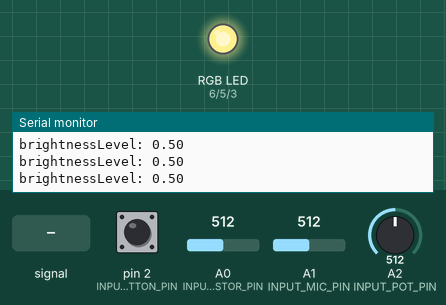
This sketch was run on a simulated Arduino Uno, built with avr-gcc and run on an emulated ATmega328P. Parts: an RGB LED mixed from three pins (HIGH = lit), the last lines printed to the serial monitor. The inputs (shaded band) are chosen by the test bench; at power-on: pin 2 (INPUT_BUTTON_PIN) HIGH, A2 (INPUT_POT_PIN) = 512, A0 (INPUT_PHOTORESISTOR_PIN) = 512, A1 (INPUT_MIC_PIN) = 512.

Above: at 1.06 s.
1.3 s: pin 2 (INPUT_BUTTON_PIN) pulled LOW for 0.15 s
At 2.0 s:
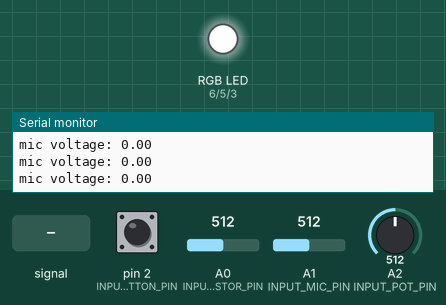
3.0 s: A1 (INPUT_MIC_PIN) fed a 2 Hz sine of ±306 counts around its level
6.0 s: pin 2 (INPUT_BUTTON_PIN) pulled LOW for 1 s
8.9 s: A2 (INPUT_POT_PIN) set to 528
At 9.6 s:
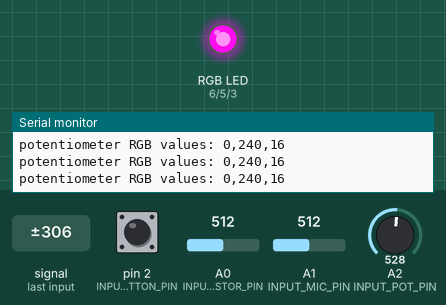
10.4 s: A2 (INPUT_POT_PIN) set to 511
At 11.6 s:
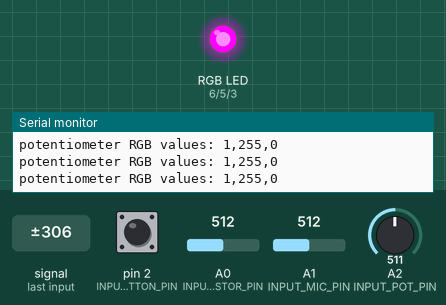
11.9 s: A2 (INPUT_POT_PIN) set to 306
At 12.7 s:
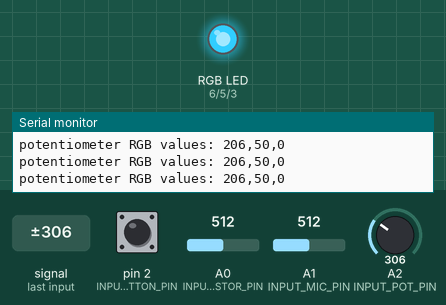
Timing chart, 0 to 14.4 s (numbered marks = the images above; inputs shaded):
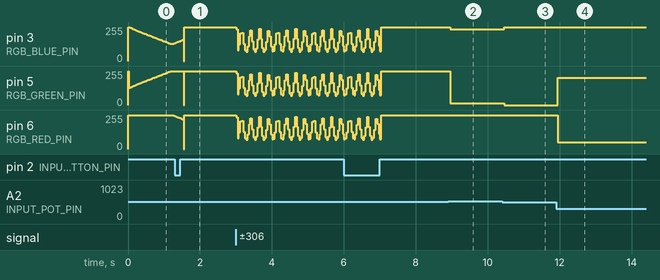

The sketch:

nite_light.ino
```cpp
const boolean COMMON_ANODE = true;

const int RGB_RED_PIN = 6;
const int RGB_GREEN_PIN = 5;
const int RGB_BLUE_PIN = 3;
const int DELAY_MS = 20;  // delay in ms between changing colors
const int MAX_COLOR_VALUE = 255;

enum RGB {
  RED,
  GREEN,
  BLUE,
  NUM_COLORS
};

int _rgbLedValues[] = { 0, 255, 0 };  // Red, Green, Blue
enum RGB _curFadingUpColor = GREEN;
enum RGB _curFadingDownColor = RED;
const int FADE_STEP = 5;
int lastCrossfadeTime = 0;

// Button
const int INPUT_BUTTON_PIN = 2;
const int DEBOUNCE_WINDOW = 40; // in milliseconds
int _prevRawButtonVal = HIGH;  //starts high because using pull-up resistor
int _debouncedButtonVal = HIGH;
unsigned long _buttonStateChangeTimestamp = 0;  // the last time the input pin was toggled
int _buttonMode = 0;

// Photoresistor
const int INPUT_PHOTORESISTOR_PIN = A0;

// Microphone
const int INPUT_MIC_PIN = A1;
const int MAX_ANALOG_IN = 1024;
const int MAX_ANALOG_OUT = 255;
const int MIC_SAMPLE_WINDOW = 40; // in milliseconds
unsigned long _lastMicrophoneRead;
int _micSignalMax = 0;
int _micSignalMin = 1024;

// Potentiometer
const int INPUT_POT_PIN = A2;

// Serial in buffer
const int BUFFER_SIZE = 12;
char serialBuffer[BUFFER_SIZE] = "\0";

void setup() {
  // Turn on Serial so we can verify expected colors via Serial Monitor
  Serial.begin(9600);

  // Setup button input and starting mode
  pinMode(INPUT_BUTTON_PIN, INPUT_PULLUP); // Set the button pin as INPUT with internal pull-up resistor
  _buttonMode = 0;

  // Setup RGB LED
  pinMode(RGB_RED_PIN, OUTPUT);
  pinMode(RGB_GREEN_PIN, OUTPUT);
  pinMode(RGB_BLUE_PIN, OUTPUT);

  // Set initial color and timing window
  setColor(_rgbLedValues[RED], _rgbLedValues[GREEN], _rgbLedValues[BLUE], 0);
  lastCrossfadeTime = millis();

  // Setup mic input and timing window
  pinMode(INPUT_MIC_PIN, INPUT);
  _lastMicrophoneRead = millis();
}

void loop() {
  // Evaluate button mode
  readButtonMode();
  crossfadeLed(_buttonMode == 0);
  readMicrophone(_buttonMode == 1);
  readPotentiometer(_buttonMode == 2);
  readSerialInput(_buttonMode == 3);
}

void readSerialInput(bool enabled) {
  if(!enabled) {
    return;
  }

  if (Serial.available() > 0) {
    // Read the incoming serial data
    char incomingChar = Serial.read();

    // If end of line, parse entire buffer
    if(incomingChar == '\n'){
      if (validateSerialBufferHexCode()) {
        Serial.print("Valid hex code received: ");
        Serial.println(serialBuffer);
        setHexColor();
      } else {
        Serial.print("Invalid input. Expected 6 digit hex code, received: ");
        Serial.println(serialBuffer);
      }

      serialBuffer[0] = '\0'; // Assign an empty string
    } else {
      appendChar(incomingChar) ;
    }
  }
}

void setHexColor() {
  // Convert hex code to RGB values
  unsigned long colorValue;
  sscanf(serialBuffer, "%lx", &colorValue);

  // Extract red, green, and blue components
  int red = (colorValue >> 16) & 0xFF;
  int green = (colorValue >> 8) & 0xFF;
  int blue = colorValue & 0xFF;
  Serial.print("R:");
  Serial.print(red);
  Serial.print(" G:");
  Serial.print(green);
  Serial.print(" B:");
  Serial.println(blue);

  // Set the color on the GRB LED
  setColor(red, green, blue, 1.0);
}

bool validateSerialBufferHexCode() {
  // Validate input length and '0x' prefix
  if(strlen(serialBuffer) != 8 || serialBuffer[0] != '0' && serialBuffer[1] != 'x' && serialBuffer[1] != 'X') {
    return false;
  }

  // Validate input is 0-9a-fA-F
  for(int i = 2; i < 8; i++){
    if(!((serialBuffer[i] >= 'a' && serialBuffer[i] <= 'f') ||
         (serialBuffer[i] >= 'A' && serialBuffer[i] <= 'F') ||
         (serialBuffer[i] >= '0' && serialBuffer[i] <= '9'))) {
      return false;
    }
  }

  return true;
}

void appendChar(char newChar) {
  int currentLength = strlen(serialBuffer);

  // Check if there is enough space to append the character
  if (currentLength < BUFFER_SIZE - 1) {
    serialBuffer[currentLength] = newChar;
    serialBuffer[currentLength + 1] = '\0'; // Null-terminate the string
  } else {
    // Handle the case where the buffer is full
    Serial.println("Buffer is full, cannot append more characters.");
  }
}

void readPotentiometer(bool enabled) {
  if(!enabled) {
    return;
  }

  int potReading = analogRead(INPUT_POT_PIN);
  int redValue = 0;
  int greenValue = 0;
  int blueValue = 0;

  // Set color based on potentiometer reading
  // red peaks at 255, green peaks at 512, blue peaks at 768, 0 and 1024 have zero led output.
  if(potReading < 256) {
    redValue = potReading;
  } else if(potReading < 512) {
    redValue = 256 - (potReading - 256);
    greenValue = potReading - 256;
  } else if(potReading < 768) {
    greenValue = 256 - (potReading - 512);
    blueValue = potReading - 512;
  } else {
    blueValue = 256 - (potReading - 768);
  }

  Serial.print("potentiometer RGB values: ");
  Serial.print(redValue);
  Serial.print(",");
  Serial.print(greenValue);
  Serial.print(",");
  Serial.println(blueValue);

  setColor(redValue, greenValue, blueValue, 1.0);
}

void readMicrophone(bool enabled) {
  if(!enabled) {
    return;
  }

  // Set min and max reading during the last timing window
  unsigned long curMillis = millis();
  if(curMillis - _lastMicrophoneRead < MIC_SAMPLE_WINDOW) {
    int soundLevel = analogRead(INPUT_MIC_PIN);
    if(soundLevel < 1024) {
      if(soundLevel > _micSignalMax) {
        _micSignalMax = soundLevel;
      }
      if(soundLevel < _micSignalMin) {
        _micSignalMin = soundLevel;
      }
    }
  } else {
    // Gather readings from current timing window
    unsigned int peakToPeak = _micSignalMax - _micSignalMin;
    double volts = (peakToPeak * 5.0) / 1024;
    Serial.print("mic voltage: ");
    Serial.println(volts);
    // Constrain brightness to just 0.0-1.0V of the reading so light is more sensitive at lower volumes
    double brightness = constrain(volts, 0, 1.0);
    setColor(255, 255, 255, brightness);

    // Reset state for next timing window
    _lastMicrophoneRead = curMillis;
    _micSignalMax = 0;
    _micSignalMin = 1024;
  }
}

void readButtonMode() {
  // Assume a pull-down resistor button configuration so button will be HIGH when pressed and LOW when not pressed
  int rawButtonVal = digitalRead(INPUT_BUTTON_PIN);

  // Grab timestamp of button state change
  if(rawButtonVal != _prevRawButtonVal) {
    _buttonStateChangeTimestamp = millis();
  }

  // Steady state if button hasn't changed during debounce window
  if((millis() - _buttonStateChangeTimestamp) >= DEBOUNCE_WINDOW) {
    // Transition mode during button release
    if(rawButtonVal == HIGH && _debouncedButtonVal == LOW) {
      _buttonMode = (_buttonMode + 1) % 4;
      Serial.print("_buttonMode: ");
      Serial.println(_buttonMode);

      // No serial input yet, so zero LED
      if(_buttonMode == 3) {
        setColor(0,0,0,0.0);
      }
    }

    _debouncedButtonVal = rawButtonVal;
  }
  _prevRawButtonVal = rawButtonVal;
}

void crossfadeLed(bool enabled) {
  if(!enabled) {
    return;
  }

  int curTime = millis();
  if(curTime - lastCrossfadeTime < 20) {
    return;
  }

  lastCrossfadeTime = curTime;

  // Increment and decrement the RGB LED values for the current
  // fade up color and the current fade down color
  _rgbLedValues[_curFadingUpColor] += FADE_STEP;
  _rgbLedValues[_curFadingDownColor] -= FADE_STEP;

  // Check to see if we've reached our maximum color value for fading up
  // If so, go to the next fade up color (we go from RED to GREEN to BLUE
  // as specified by the RGB enum)
  // This fade code partially based on: https://gist.github.com/jamesotron/766994
  if (_rgbLedValues[_curFadingUpColor] > MAX_COLOR_VALUE) {
    _rgbLedValues[_curFadingUpColor] = MAX_COLOR_VALUE;
    _curFadingUpColor = (RGB)((int)_curFadingUpColor + 1);

    if (_curFadingUpColor > (int)BLUE) {
      _curFadingUpColor = RED;
    }
  }

  // Check to see if the current LED we are fading down has gotten to zero
  // If so, select the next LED to start fading down (again, we go from RED to
  // GREEN to BLUE as specified by the RGB enum)
  if (_rgbLedValues[_curFadingDownColor] < 0) {
    _rgbLedValues[_curFadingDownColor] = 0;
    _curFadingDownColor = (RGB)((int)_curFadingDownColor + 1);

    if (_curFadingDownColor > (int)BLUE) {
      _curFadingDownColor = RED;
    }
  }

  // Set the color and brightness
  int photoresistorVal = analogRead(INPUT_PHOTORESISTOR_PIN); // read in photoresistor val
  double brightnessLevel = static_cast<double>(photoresistorVal) / 1023.0;
  Serial.print("brightnessLevel: ");
  Serial.println(brightnessLevel);
  setColor(_rgbLedValues[RED], _rgbLedValues[GREEN], _rgbLedValues[BLUE], brightnessLevel);
}

/**
 * setColor takes in values between 0 - 255 for the amount of red, green, and blue, respectively
 * where 255 is the maximum amount of that color and 0 is none of that color. You can illuminate
 * all colors by intermixing different combinations of red, green, and blue
 *
 * This function is based on https://gist.github.com/jamesotron/766994
 */
void setColor(int red, int green, int blue, double brightness) {

  // If a common anode LED, invert values
  if (COMMON_ANODE == true) {
    red = MAX_COLOR_VALUE - (int)(red * brightness);
    green = MAX_COLOR_VALUE - (int)(green * brightness);
    blue = MAX_COLOR_VALUE - (int)(blue * brightness);
  }
  analogWrite(RGB_RED_PIN, red);
  analogWrite(RGB_GREEN_PIN, green);
  analogWrite(RGB_BLUE_PIN, blue);
}
```

Measured:
- the behaviour switches between 521 and 522 on A2 (INPUT_POT_PIN) (found by bisection; images 1 and 2)
- after the input at 8.9 s, pin 3 (RGB_BLUE_PIN): 255/255 → 239/255 after 0.06 s; pin 5 (RGB_GREEN_PIN): 255/255 → 15/255 after 0.06 s
- after the input at 10.4 s, pin 3 (RGB_BLUE_PIN): 239/255 → 255/255 after 0.05 s; pin 5 (RGB_GREEN_PIN): 15/255 → 0/255 after 0.05 s; pin 6 (RGB_RED_PIN): 255/255 → 254/255 after 0.05 s
- after the input at 11.9 s, pin 5 (RGB_GREEN_PIN): 0/255 → 205/255 after 0.05 s; pin 6 (RGB_RED_PIN): 254/255 → 49/255 after 0.05 s
